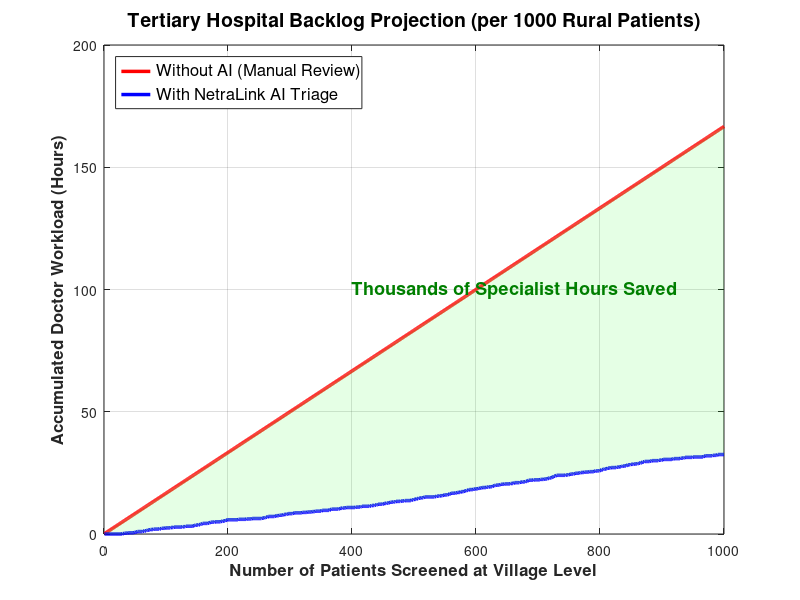

Source code (MATLAB):
% queue_simulation.m
% This script mathematically proves the impact of our AI on hospital bandwidth.
% Run this in MATLAB to generate the graph for your presentation!

patients = 1:1000;

% Scenario 1: WITHOUT AI (Status Quo)
% Every patient image is sent to the Hub Hospital. 
% The specialist spends ~10 minutes reviewing every single case.
wait_time_no_ai = cumsum(10 * ones(1, 1000)) / 60; % Converted to hours

% Scenario 2: WITH NetraLink AI
% OpenCV filters out blurry images instantly.
% PyTorch grades the remaining, and only flags severe/uncertain cases (approx 20%).
% Doctor only spends 10 mins on the 20% that actually need it.
wait_time_with_ai = cumsum(10 * (rand(1, 1000) > 0.80)) / 60;

% --- Plotting the stunning presentation graph ---
figure('Name', 'Hospital Queue Analysis', 'Color', 'w', 'Position', [100, 100, 800, 500]);
h1 = plot(patients, wait_time_no_ai, 'r-', 'LineWidth', 2.5);
hold on;
h2 = plot(patients, wait_time_with_ai, 'b-', 'LineWidth', 2.5);
grid on;

% Add a dramatic green shade to show exactly how much time is saved
x2 = [patients, fliplr(patients)];
inBetween = [wait_time_no_ai, fliplr(wait_time_with_ai)];
fill(x2, inBetween, 'g', 'FaceAlpha', 0.1, 'EdgeColor', 'none');

% Make it look highly professional
title('Tertiary Hospital Backlog Projection (per 1000 Rural Patients)', 'FontSize', 14, 'FontWeight', 'bold');
xlabel('Number of Patients Screened at Village Level', 'FontSize', 12, 'FontWeight', 'bold');
ylabel('Accumulated Doctor Workload (Hours)', 'FontSize', 12, 'FontWeight', 'bold');
legend([h1, h2], 'Without AI (Manual Review)', 'With NetraLink AI Triage', 'Location', 'northwest', 'FontSize', 12);
text(400, 100, 'Thousands of Specialist Hours Saved', 'FontSize', 13, 'Color', [0 0.5 0], 'FontWeight', 'bold');
